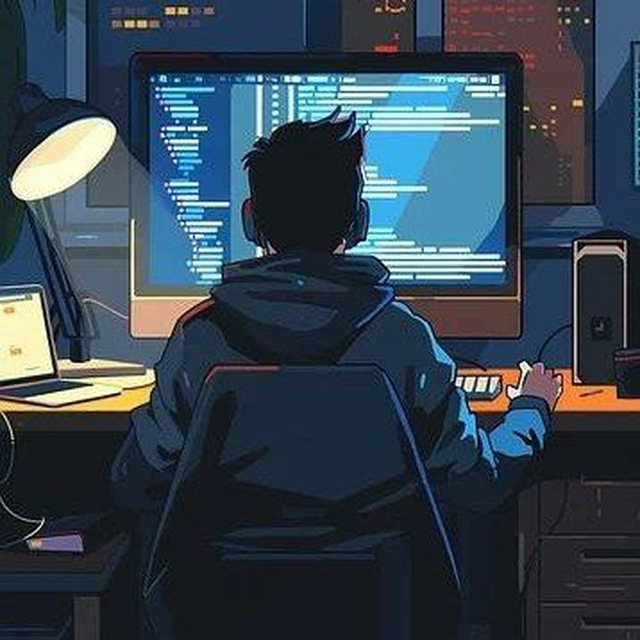
#> input picture Lab1/images/image.jpg, 640 x 640 px
$ python Controlling_the_Keyboard.py
#> lines starting #> are read from the running program, lines starting #| are printed output that depends on the picture
import cv2 as c
import sys

img = c.imread("images/image.jpg",0)
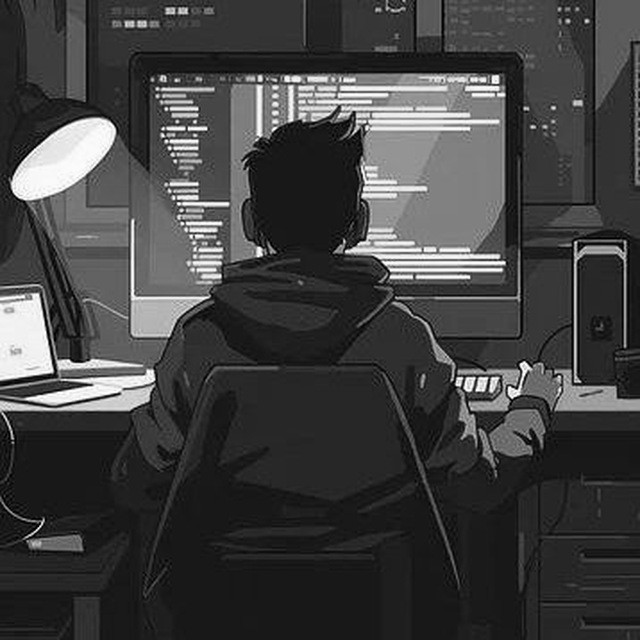
#> img: shape (640, 640); min 0, max 255, mean 64.4
if img is None:
    print ("Filled to read image from file")
    sys.exit(1)
c.imshow("Image",img)

k = c.waitKey(0)
#> (key Esc is pressed here)
if k == 27:
    c.destroyAllWindows()
elif k == ord('s'):
    c.imwrite("Image2.png",img)
    c.destroyAllWindows()
